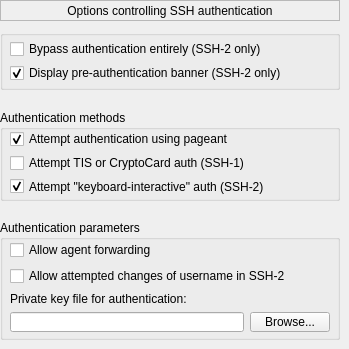
   <widget class="QWidget" name="page_20">
    <widget class="QLabel" name="label_98">
     <property name="geometry">
      <rect>
       <x>0</x>
       <y>0</y>
       <width>340</width>
       <height>21</height>
      </rect>
     </property>
     <property name="frameShape">
      <enum>QFrame::StyledPanel</enum>
     </property>
     <property name="text">
      <string>Options controlling SSH authentication</string>
     </property>
     <property name="alignment">
      <set>Qt::AlignCenter</set>
     </property>
    </widget>
    <widget class="QGroupBox" name="groupBox_46">
     <property name="geometry">
      <rect>
       <x>0</x>
       <y>30</y>
       <width>340</width>
       <height>60</height>
      </rect>
     </property>
     <property name="title">
      <string/>
     </property>
     <widget class="QWidget" name="">
      <property name="geometry">
       <rect>
        <x>10</x>
        <y>10</y>
        <width>320</width>
        <height>42</height>
       </rect>
      </property>
      <layout class="QVBoxLayout" name="verticalLayout_14">
       <item>
        <widget class="QCheckBox" name="chb_ssh_no_userauth">
         <property name="text">
          <string>Bypass authentication entirely (SSH-2 only)</string>
         </property>
        </widget>
       </item>
       <item>
        <widget class="QCheckBox" name="chb_ssh_show_banner">
         <property name="text">
          <string>Display pre-authentication banner (SSH-2 only)</string>
         </property>
         <property name="checked">
          <bool>true</bool>
         </property>
        </widget>
       </item>
      </layout>
     </widget>
    </widget>
    <widget class="QGroupBox" name="groupBox_47">
     <property name="geometry">
      <rect>
       <x>0</x>
       <y>110</y>
       <width>340</width>
       <height>91</height>
      </rect>
     </property>
     <property name="title">
      <string>Authentication methods</string>
     </property>
     <widget class="QWidget" name="">
      <property name="geometry">
       <rect>
        <x>10</x>
        <y>20</y>
        <width>320</width>
        <height>65</height>
       </rect>
      </property>
      <layout class="QVBoxLayout" name="verticalLayout_15">
       <item>
        <widget class="QCheckBox" name="chb_ssh_tryagent">
         <property name="text">
          <string>Attempt authentication using pageant</string>
         </property>
         <property name="checked">
          <bool>true</bool>
         </property>
        </widget>
       </item>
       <item>
        <widget class="QCheckBox" name="chb_ssh_try_tis_auth">
         <property name="text">
          <string>Attempt TIS or CryptoCard auth (SSH-1)</string>
         </property>
        </widget>
       </item>
       <item>
        <widget class="QCheckBox" name="chb_ssh_try_ki_auth">
         <property name="text">
          <string>Attempt &quot;keyboard-interactive&quot; auth (SSH-2)</string>
         </property>
         <property name="checked">
          <bool>true</bool>
         </property>
        </widget>
       </item>
      </layout>
     </widget>
    </widget>
    <widget class="QGroupBox" name="groupBox_48">
     <property name="geometry">
      <rect>
       <x>0</x>
       <y>220</y>
       <width>340</width>
       <height>120</height>
      </rect>
     </property>
     <property name="title">
      <string>Authentication parameters</string>
     </property>
     <widget class="QWidget" name="">
      <property name="geometry">
       <rect>
        <x>10</x>
        <y>20</y>
        <width>320</width>
        <height>92</height>
       </rect>
      </property>
      <layout class="QVBoxLayout" name="verticalLayout_16">
       <item>
        <widget class="QCheckBox" name="chb_ssh_agentfwd">
         <property name="text">
          <string>Allow agent forwarding</string>
         </property>
        </widget>
       </item>
       <item>
        <widget class="QCheckBox" name="chb_ssh_change_username">
         <property name="text">
          <string>Allow attempted changes of username in SSH-2</string>
         </property>
        </widget>
       </item>
       <item>
        <widget class="QLabel" name="label_99">
         <property name="text">
          <string>Private key file for authentication:</string>
         </property>
        </widget>
       </item>
       <item>
        <layout class="QHBoxLayout" name="horizontalLayout_3">
         <item>
          <widget class="QLineEdit" name="le_ssh_auth_keyfile"/>
         </item>
         <item>
          <widget class="QPushButton" name="btn_ssh_auth_browse_keyfile">
           <property name="text">
            <string>Browse...</string>
           </property>
          </widget>
         </item>
        </layout>
       </item>
      </layout>
     </widget>
    </widget>
   </widget>
